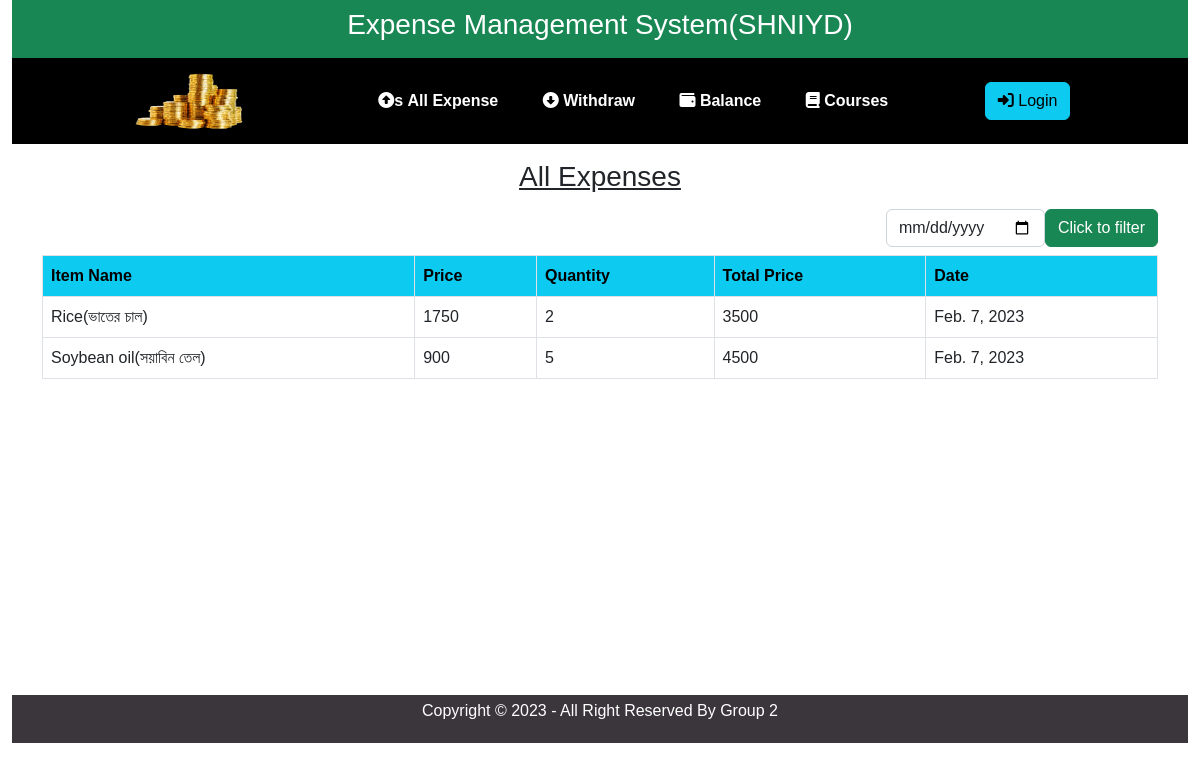
The app's page /, older data.
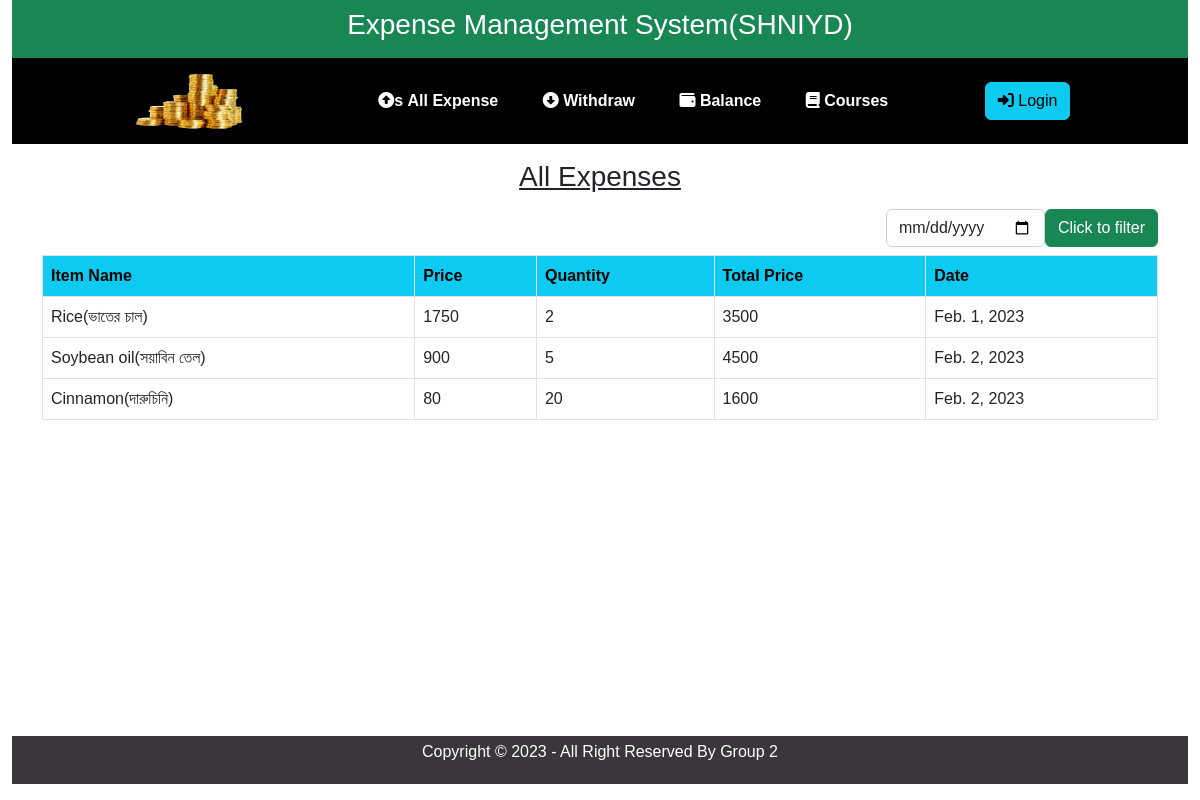
The same page, newer data.
### ExpenseApp/models.py (models this page shows, shortened)
class DailyExpense(models.Model):
    item_name=models.ForeignKey(Item,on_delete=models.CASCADE)
    item_price=models.IntegerField(default=0)
    item_quantity=models.IntegerField(default=0)
    total_price=models.IntegerField(default=0)
    date=models.DateField()

class Item(models.Model):
    item_name=models.CharField(max_length=50)
    def __str__(self):
        return str(self.item_name)

### ExpenseApp/views.py (the view, shortened to what this page needs)
# urls.py: path('', views.Home, name='home'),
def Home(request):
    all_expense = DailyExpense.objects.all()
    return render(request,'expenseApp/index.html',{'expense': all_expense})

### templates/expenseApp/index.html (shortened to what this page needs)
{% extends 'expenseApp/base.html' %}
{% block content %}
<div class="container">
<div class="text-center py-2">
    <h3 class="text-center py-2 text-decoration-underline">All Expenses</h3>
    <form class="d-flex justify-content-end align-items-center" action="" method="post">
            <input id="date" type="date" class="form-control" name="date" style="width: fit-content;">
            <input type="submit" value="Click to filter" class="btn btns btn-success">
    </form>
</div>
    <table class="table table-bordered table-hover">
        <tr class="text-bg-info">
            <th>Item Name</th>
            <th>Price</th>
            <th>Quantity</th>
            <th>Total Price</th>
            <th>Date</th>
        </tr>
        {% for x in expense %}
        <tr>
            <td>{{x.item_name}}</td>
            <td>{{x.item_price}}</td>
            <td>{{x.item_quantity}}</td>
            <td>{{x.total_price}}</td>
            <td>{{x.date}}</td>
        </tr>
        {% endfor %}
    </table>
</div>
{% endblock %}

Row changes from the older to the newer data that the page shows:
changed DailyExpense "Rice(ভাতের চাল)": date "Feb. 7, 2023" → "Feb. 1, 2023"
changed DailyExpense "Soybean oil(সয়াবিন তেল)": date "Feb. 7, 2023" → "Feb. 2, 2023"
added DailyExpense: item_name "Cinnamon(দারুচিনি)", item_price "80", item_quantity "20", total_price "1600", date "Feb. 2, 2023"
